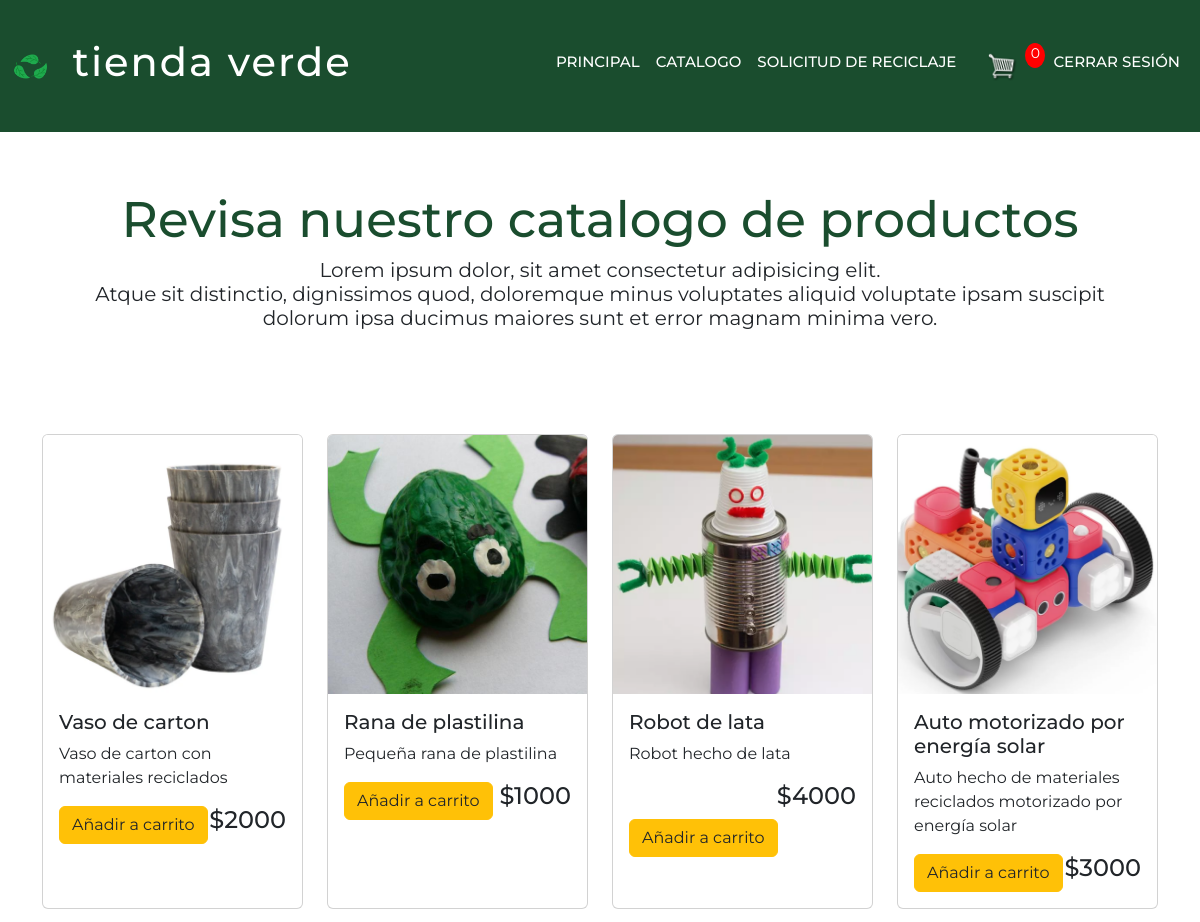
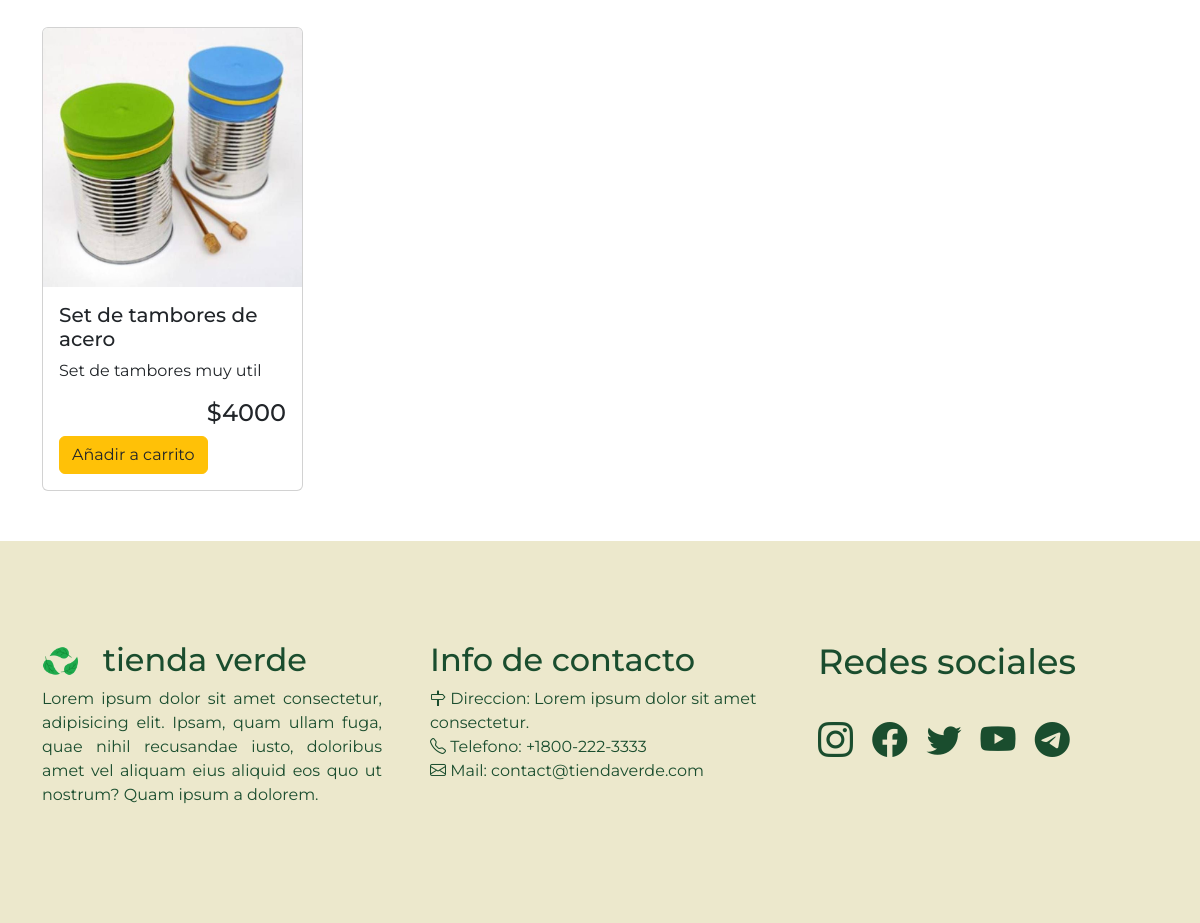
/catalogo (signed in), run on the app's committed database (2 pictures, top to bottom).
### core/models.py (models this page shows, shortened)
class Producto(models.Model):
    nombre = models.CharField(max_length=50) #equivalente a VarChar
    precio = models.IntegerField()
    descripcion = models.TextField()
    stock = models.IntegerField()
    imagen = models.ImageField(upload_to="productos", null= True)

### core/views.py (the view)
# urls.py: path('catalogo', views.catalogo, name='catalogo'),
def catalogo(request):
    productos = Producto.objects.all()
    carrito = Carrito(request)
    total_productos = carrito.contar_productos()
    data = {
        'productos': productos, 'total_productos' : total_productos
    }
    return render(request, 'core/catalogo.html', data)

### core/carrito.py (called while the page is built)
    def contar_productos(self):
        return sum(item['cantidad'] for item in self.carrito.values())

### core/templates/core/catalogo.html (shortened to what this page needs)
{%extends 'core/base.html' %}
{% load static %}
{% block main %}
<div class="container" id="headerCatalogo">
    <div class="row" >
      <div class="col tituloCatalogo"> <h1 id="tituloCatalogo">Revisa nuestro catalogo de productos</h1></div>
    </div>
    <div class="row">
      <div class="col parrafoCatalogo"> <p id="parrafoCatalogo">Lorem ipsum dolor, sit amet consectetur adipisicing elit. <br>
        Atque sit distinctio, dignissimos quod, doloremque minus voluptates aliquid voluptate ipsam suscipit <br>
        dolorum ipsa ducimus maiores sunt et error magnam minima vero.</p></div>
    </div>
  </div>
  <div class="container mt-5">
        <div class="row mt-5" style="margin-bottom: 50px">
          {% for p in productos %}
            <div class="col-md-3" style="margin-top: 40px;">
              <div class="card h-100">
                  {%if p.imagen %}
                  <img src="{{ p.imagen.url }}" class="card-img-top" alt="{{ p.nombre }}">
                  {% endif %}
                  <div class="card-body">
                      <h5 class="card-title">{{ p.nombre }}</h5>
                      <p class="card-text">{{ p.descripcion }}</p>
                      <h4 style="display: inline-block; float: right">${{p.precio}}</h4>
                      {% if user.is_authenticated %}
                      <a href="{% url 'añadir_a_carrito' p.id %}" class="btn btn-warning text-dark">Añadir a carrito</a>
                      {% else %}
                      <a class="btn btn-warning text-dark" onclick="mostrarAlerta()">Añadir a carrito</a>
                      {% endif %}
                  </div>
              </div>
          </div>
          {%endfor%}
    </div>
  </div>
{% endblock %}

### core/static/css/estilos.css (style rules this page uses)
html, body { overflow-x: hidden; }
* { font-family: 'Montserrat', sans-serif; }
#headerCatalogo { padding-top: 190px; text-align: center; }
#tituloCatalogo { color: #1A4D2E; font-size: 50px; }
#parrafoCatalogo { line-height: 1.2; font-size: 20px; }

### data on the page
Producto: imagen (picture), nombre "Vaso de carton", descripcion "Vaso de carton con materiales reciclados", precio "2000"
Producto: imagen (picture), nombre "Rana de plastilina", descripcion "Pequeña rana de plastilina", precio "1000"
Producto: imagen (picture), nombre "Robot de lata", descripcion "Robot hecho de lata", precio "4000"
Producto: imagen (picture), nombre "Auto motorizado por energía solar", descripcion "Auto hecho de materiales reciclados motorizado por energía solar", precio "3000"
Producto: imagen (picture), nombre "Set de tambores de acero", descripcion "Set de tambores muy util", precio "4000"

### other printed values
{{ total_productos }} "0"
